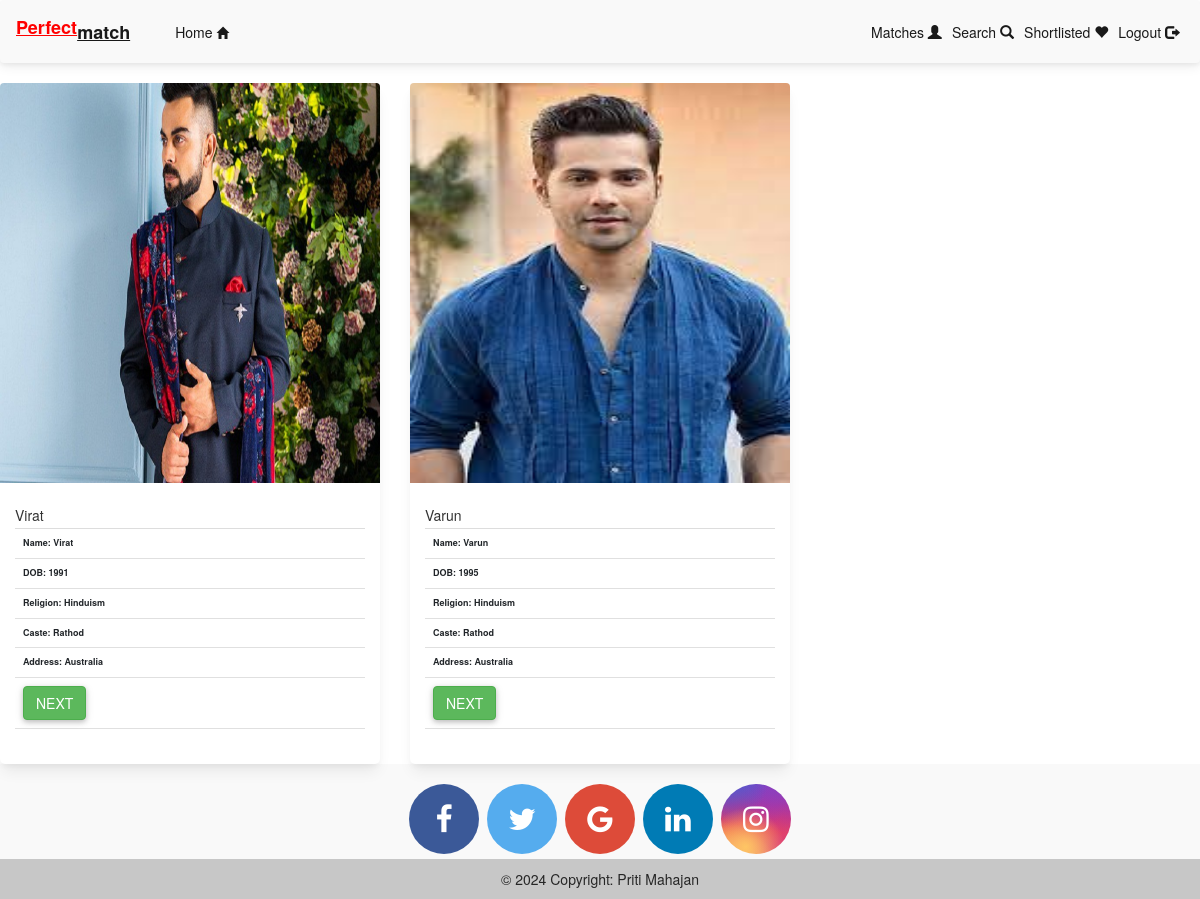
Page /shortlist.php (signed in) on the committed database.
### tables this page shows
CREATE TABLE `shortlisttable` (
  `sid` int(11) NOT NULL,
  `reg_id` int(11) NOT NULL
);

CREATE TABLE `regtable` (
  `reg_id` int(11) NOT NULL,
  `uname` varchar(20) NOT NULL,
  `profile_for` varchar(20) NOT NULL,
  `gender` varchar(6) NOT NULL,
  `dob` int(11) NOT NULL,
  `religion` varchar(25) NOT NULL,
  `mother_tongue` varchar(30) NOT NULL,
  `caste` varchar(35) NOT NULL,
  `country` varchar(25) NOT NULL,
  `address` varchar(50) NOT NULL,
  `mob_no` bigint(10) NOT NULL,
  `email_id` varchar(20) NOT NULL,
  `password` varchar(30) NOT NULL,
  `img1` text NOT NULL,
  `marital_status` varchar(10) NOT NULL,
  `city` varchar(10) NOT NULL,
  `state` varchar(15) NOT NULL,
  `age` float NOT NULL,
  `height` int(11) NOT NULL,
  `weight` int(11) NOT NULL,
  `skin_tone` varchar(20) NOT NULL,
  `handicap` varchar(3) NOT NULL,
  `food` varchar(15) NOT NULL,
  `smooking` varchar(3) NOT NULL,
  `drinking` varchar(3) NOT NULL,
  `family_status` varchar(20) NOT NULL,
  `family_type` varchar(20) NOT NULL,
  `family_values` varchar(20) NOT NULL,
  `degree` varchar(30) NOT NULL,
  `college` varchar(50) NOT NULL,
  `organisation_name` varchar(50) NOT NULL,
  `job_rol` varchar(50) NOT NULL,
  `company_name` varchar(50) NOT NULL,
  `annual_income` int(11) NOT NULL
);

### shortlist.php (the view, shortened to what this page needs)
<html>
<head>
	<?php require 'head.php';?>
</head>
<body>
<?php require 'menu.php';?>
<div class="row">
<?php
$q=mysqli_query($con,"select * from shortlisttable,regtable where regtable.reg_id=shortlisttable.sid and shortlisttable.reg_id=".$_SESSION['reg_id']);
while ($r=mysqli_fetch_array($q)) {
	?>
	<div class="col-md-4">
	<div class="card">
	 <img src="<?php echo $r['img1'];?>" height="400px" width="200px" class="card-img-top" alt="Image1"/>
  <div class="card-body">
    <h5 class="card-title"><?php
	echo $r["uname"];?></h5>
	<p class="card-text">
    	<table class="table">
	<tR>
    			<td>
    				<b>Name: <?php echo $r['uname'];?></b>
    			</td>
    </tR>
<tR>
    			<td>
    				<b>DOB: <?php echo $r['dob'];?></b>
    			</td>
   </tR>
   <tR>
    			<td>
    				<b>Religion: <?php echo $r['religion'];?></b>
    			</td>
    		</tR>
    		<tR>
    			<td>
    				<b>Caste: <?php echo $r['caste'];?></b>
    			</td>
    		</tR>
    		<tR>
    			<td>
    				<b>Address: <?php echo $r['country'];?></b>
    			</td>
    		</tR>
    			<tr>
	<Td>
		<a href="welcome.php"><input type="button" class="btn btn-success" value="Next" name=""> </a>
	</Td>
</tr>
    		</table>
 </p>
</div>
</div>
</div>
<?php
}
?>
<?php require 'footer.php';?>
</body>
</html>

### rows in the picture
shortlisttable: regtable.img1 (picture), regtable.uname "Virat", regtable.dob "1991", regtable.religion "Hinduism", regtable.caste "Rathod", regtable.country "Australia"
shortlisttable: regtable.img1 (picture), regtable.uname "Varun", regtable.dob "1995", regtable.religion "Hinduism", regtable.caste "Rathod", regtable.country "Australia"
